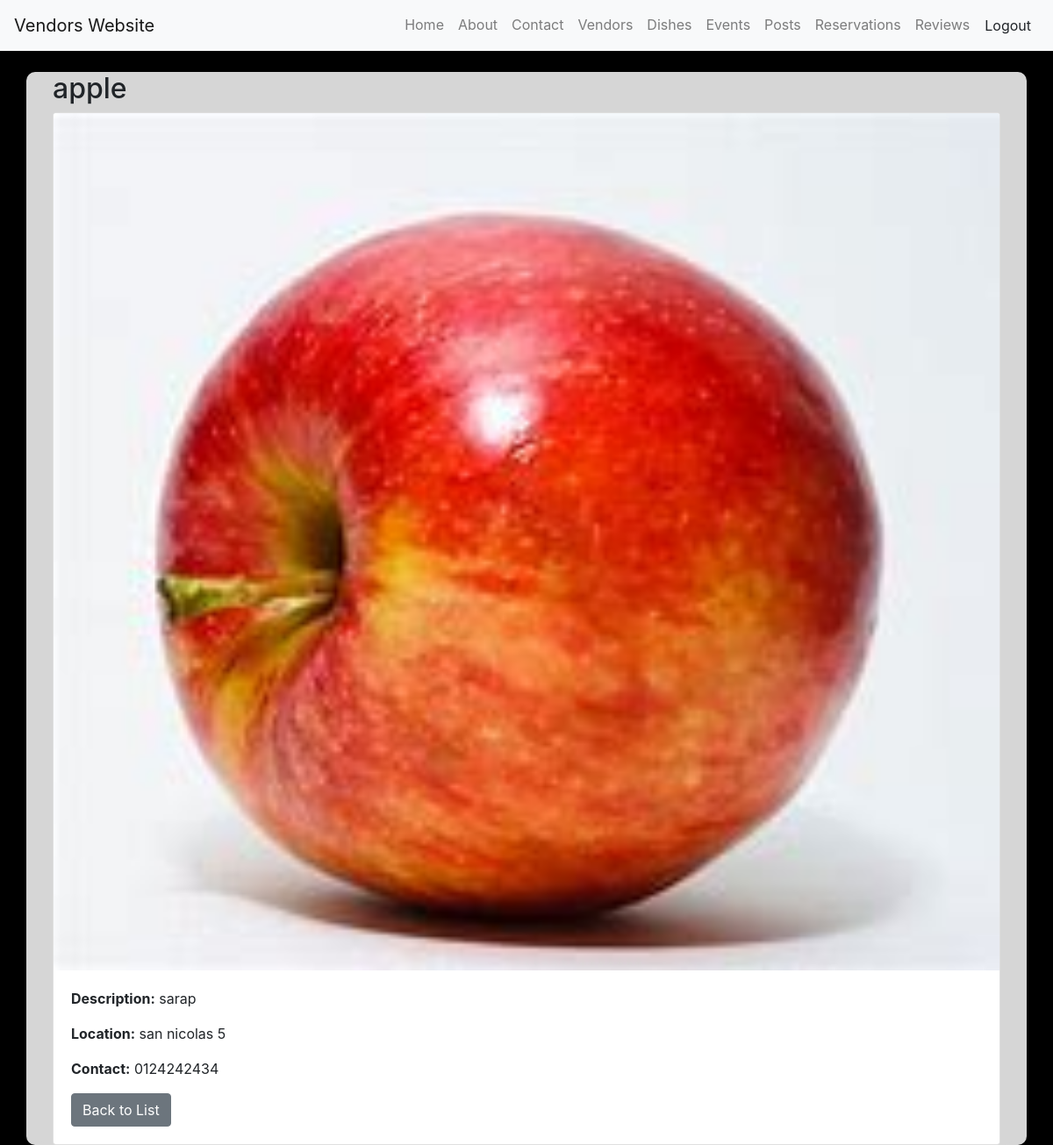
Page /vendor/3/ (signed in) on the committed database.
### app/models.py (models this page shows, shortened)
class Vendor(models.Model):
    user = models.OneToOneField(settings.AUTH_USER_MODEL, on_delete=models.CASCADE)
    image = models.ImageField(default='default.jpg', upload_to='profile_pics')
    name = models.CharField(max_length=255)
    description = models.TextField()
    location = models.CharField(max_length=255)
    contact_number = models.CharField(max_length=15)

### app/views.py (the view)
# urls.py: path('vendor/<int:pk>/', VendorDetailView.as_view(), name='vendor_detail'),
class VendorDetailView(DetailView):
    model = Vendor
    template_name = 'vendor/vendor_detail.html'
    context_object_name = 'vendor'

### app/templates/vendor/vendor_detail.html (shortened to what this page needs)
{% extends "app/base.html" %}
{% block content %}
<div class="container mt-4">
    <h2>{{ vendor.name }}</h2>
    <div class="card">
        <img src="{{ vendor.image.url }}" class="card-img-top" alt="{{ vendor.name }}">
        <div class="card-body">
            <p><strong>Description:</strong> {{ vendor.description }}</p>
            <p><strong>Location:</strong> {{ vendor.location }}</p>
            <p><strong>Contact:</strong> {{ vendor.contact_number }}</p>
            <a href="{% url 'vendor_list' %}" class="btn btn-secondary">Back to List</a>
        </div>
    </div>
</div>
{% endblock content %}

### static/css/base.css (style rules this page uses)
body { background-color: black; }
.container { background-color: #d6d6d6; border-radius: 10px; }

### rows in the picture
Vendor: name "apple", image (picture), description "sarap", location "san nicolas 5", contact_number "0124242434"
